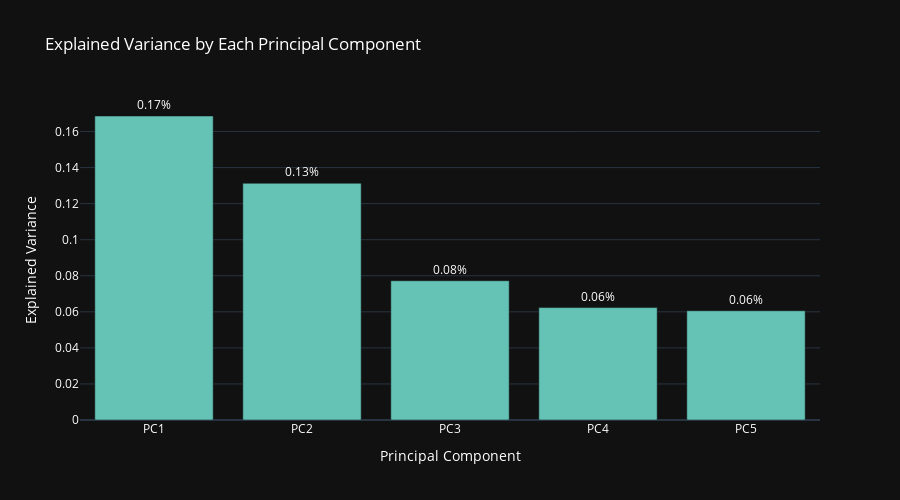

Notebook cell for this chart:
### Markdown cell above
#### PCA: Dimensionality Reduction

### Code cell
scaler = StandardScaler()
df_scaled = scaler.fit_transform(df_fundamentals_numeric_cols)

n_components = 5
pca = PCA(n_components)
pca_result = pca.fit_transform(df_scaled)

explained_variance = pca.explained_variance_ratio_

fig = px.bar(x=[f'PC{i+1}' for i in range(len(explained_variance))], y=explained_variance, labels={'x': 'Principal Component', 'y': 'Explained Variance'}, title='Explained Variance by Each Principal Component', color_discrete_sequence=['rgb(100, 195, 181)'], text=[f'{x:.2f}%' for x in explained_variance])
fig.update_traces(textposition='outside')
fig.update_layout(template='plotly_dark', font=dict(color='white'), height=500)
fig.show()

### Figure 1 — Plotly figure (JSON) as saved in the notebook; plotly's stock layout.template omitted (floating-point values rounded to 4 significant figures)
{"data": [{"alignmentgroup": "True", "hovertemplate": "Principal Component=%{x}<br>Explained Variance=%{y}<br>text=%{text}<extra></extra>", "legendgroup": "", "marker": {"color": "rgb(100, 195, 181)", "pattern": {"shape": ""}}, "name": "", "offsetgroup": "", "orientation": "v", "showlegend": false, "text": ["0.17%", "0.13%", "0.08%", "0.06%", "0.06%"], "textposition": "outside", "type": "bar", "x": ["PC1", "PC2", "PC3", "PC4", "PC5"], "xaxis": "x", "y": [0.1686, 0.1313, 0.07723, 0.06235, 0.06058], "yaxis": "y"}], "layout": {"barmode": "relative", "font": {"color": "white"}, "height": 500, "legend": {"tracegroupgap": 0}, "title": {"text": "Explained Variance by Each Principal Component"}, "xaxis": {"anchor": "y", "domain": [0, 1], "title": {"text": "Principal Component"}}, "yaxis": {"anchor": "x", "domain": [0, 1], "title": {"text": "Explained Variance"}}}}
